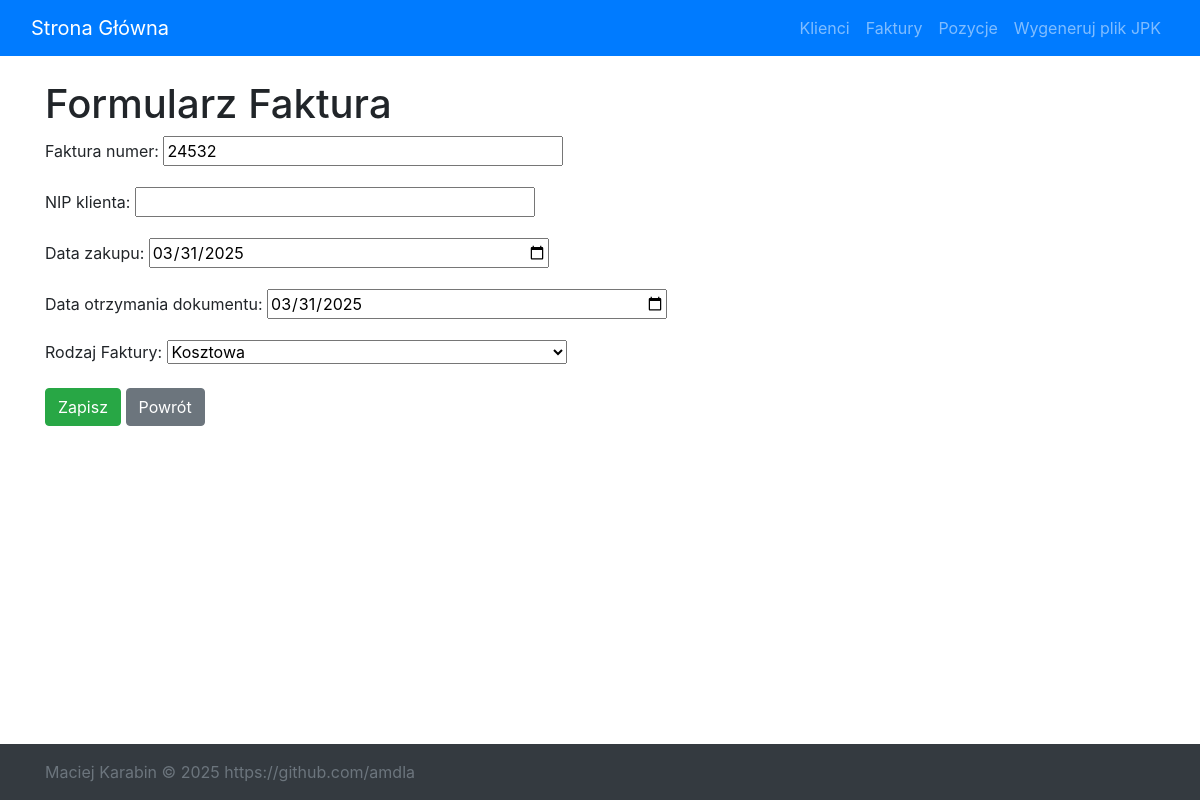
Page /faktury/update/5/ on the committed database.
### app/models.py (models this page shows, shortened)
class Faktura(models.Model):
    faktura_id = models.AutoField(primary_key=True)
    faktura_numer = models.CharField(max_length=255, unique=True)
    sprzedawca = models.ForeignKey(Klient, on_delete=models.CASCADE, related_name='sprzedawca')
    nabywca = models.ForeignKey(Klient, on_delete=models.CASCADE, related_name='nabywca')
    data_zakupu = models.DateField()
    data_otrzymania_dokumentu = models.DateField()
    netto = models.DecimalField(max_digits=10, decimal_places=2, default=0)
    brutto = models.DecimalField(max_digits=10, decimal_places=2, default=0)
    kwota_vat = models.DecimalField(max_digits=10, decimal_places=2, default=0)
    czy_kosztowa = models.BooleanField(default=False)

### app/views.py (the view)
# urls.py: path('faktury/update/<str:pk>/', views.faktura_update, name='faktura_update'),
def faktura_update(request, pk):
    faktura = get_object_or_404(Faktura, pk=pk)
    if request.method == 'POST':
        form = FakturaForm(request.POST, instance=faktura)
        if form.is_valid():
            form.save()
            return redirect('faktura_list')
    else:
        form = FakturaForm(instance=faktura)
    return render(request, 'faktura/faktura_form.html', {'form': form})

### app/forms.py (shortened to what this page needs)
class FakturaForm(forms.ModelForm):
    rodzaj_faktury = forms.ChoiceField(
        choices=[('kosztowa', 'Kosztowa'), ('przychodowa', 'Przychodowa')],
        label='Rodzaj Faktury',
    )
    klient_nip = forms.CharField(max_length=10, label="NIP klienta", required=True)
    class Meta:
        model = Faktura
        fields = [
            'faktura_numer',
            'klient_nip',
            'data_zakupu',
            'data_otrzymania_dokumentu',
            'rodzaj_faktury',  # Include the new field
        ]
        widgets = {
            'data_zakupu': forms.DateInput(attrs={'type': 'date'}),
            'data_otrzymania_dokumentu': forms.DateInput(attrs={'type': 'date'}),
        }

### app/templates/faktura/faktura_form.html (shortened to what this page needs)
{% extends 'base.html' %}
{% load static %}
{% block content %}
    <h1>Formularz Faktura</h1>
    <form method="POST">
        {{ form.as_p }}
        <button type="submit" class="btn btn-success">Zapisz</button>
        <a href="{% url 'faktura_list' %}" class="btn btn-secondary">Powrót</a>
    </form>
{% endblock %}

### app/static/css/styles.css (style rules this page uses)
html, body { height: 100%; margin: 0; display: flex; flex-direction: column; }
body { display: flex; flex-direction: column; min-height: 100vh; }
input, select, textarea { width: 100%; max-width: 400px; margin-bottom: 10px; }

### rows in the picture
Faktura: faktura_numer "24532", data_zakupu "03/31/2025", data_otrzymania_dokumentu "03/31/2025"
